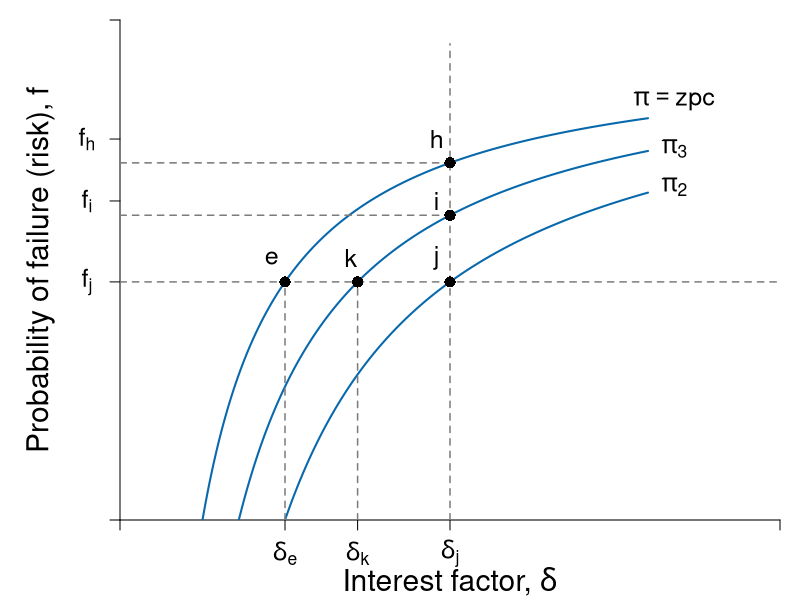

Reproduce this figure in R.
#Graph Designer: Simon Halliday, Scott Cohn
#Authors: Bowles and Halliday
#Title: Coordination, Conflict and Competition: A Text in Microeconomics

library(shape)
pdf(file = "credit/new_fig.pdf", width = 8, height = 6)

#Set parameters for graphics
pointsize <- 1.8
axislabelsize <- 1.8
labelsize <- 1.5
namesize <- 1.8
annotatesize <- 1.5
graphlinewidth <- 2
segmentlinewidth <- 1.5

COL <- c("#7fc97f", "#beaed4", "#fdc086", "#ffff99", "#386cb0", "#f0027f", "#bf5b17", "#666666")
COLA <- c("#e0f3db", "#99d8c9","#66c2a4","#41ae76", "#238b45", "#005824")
COLB <- c("#c6dbef", "#4eb3d3", "#2b8cbe", "#0868ac","#084081")
COLC <- c("#fcfbfd", "#efedf5", "#dadaeb", "#bcbddc", "#9e9ac8", "#807dba", "#6a51a3", "#54278f", "#3f007d")
grays <- gray.colors(25, start = 1, end = 0)

#Edited the margins to cater for the larger LHS labels
par(mar =  c(4, 6, 1, 1))

brfFn <- function(delta, q = 1) {
  .5 + (delta / (2 * q)) 
}

PCFn <- function(delta, q = 1) {
  delta/q
}

isoreturnFn <- function(delta, pi=0.125) {
  1 - (pi)/delta
}


yFn <- function(d1, f1, q = 1){
  q*f1*(1 - f1) - d1*(1 - f1)
}

profitFn <- function(d1, q = 1){
  d1/2 - (1/(2*q))*(d1)^2
}

ylow <- function(delta, q = 1, ybar = 0.0625){
  (-sqrt(delta^2 - 2*delta*q + q^2 - 4*q*ybar) + delta + q)/(2*q)
}

yhigh <- function(delta, q = 1, ybar = 0.0625){
  (sqrt(delta^2 - 2*delta*q + q^2 - 4*q*ybar) + delta + q)/(2*q)
}

xlims <- c(0, 1)
ylims <- c(0, 1.05)

npts <- 501 
d1 <- seq(xlims[1], xlims[2], length.out = npts)
f1 <- seq(ylims[1], ylims[2], length.out = npts) 
a <- c(0.0625, 0.125, 0.14)

plot(0, 0, xlim = xlims, ylim = ylims, type = "n",
     xlab = expression(paste("")),
     ylab = expression(paste("")), 
     xaxt = "n", 
     yaxt = "n", 
     cex.lab = axislabelsize, 
     bty = "n", 
     xaxs = "i", 
     yaxs = "i"
)


ticksy <- c(ylims[1],0.5, 0.67, 0.8, ylims[2])
ylabels <- c(NA, NA, NA, NA,NA)
ticksx <- c(xlims[1], 0.25, 0.36, 0.5, xlims[2])
xlabels <- c(NA, NA, NA, NA, NA, NA)

axis(1, at = ticksx, pos = 0, labels = xlabels, cex.axis = labelsize)
axis(2, at = ticksy, pos = 0, labels = ylabels, las = 1, cex.axis = labelsize)

npts <- 503 
xx1 <- seq(xlims[1], 0.8, length.out = npts)
xx2 <- seq(0, 1, length.out = npts)

# xpoly1 <- seq(from = 0.168, to = 0.5, length.out = 500)
# ypoly1 <- ylow(xpoly1)
# ypoly2 <- isoreturnFn(xpoly1)
# polygon(x = c(xpoly1, rev(xpoly1)), y = c(ypoly1, rev(ypoly2)), col = COL[4], density = NULL, border = NA)


#Draw the graphs
#lines(xx1, brfFn(xx1), col = COLA[4], lwd = graphlinewidth)
#lines(xx1, PCFn(xx1), col = COLA[2], lwd = graphlinewidth)
# lines(xx1, isoreturnFn(xx1), col = COLB[4], lwd = graphlinewidth)
# lines(xx1, isoreturnFn(xx1 - 0.2), col = COLB[4], lwd = graphlinewidth)
# lines(0, isoreturnFn(xx2 - 0.4), col = COLB[4], lwd = graphlinewidth)
lines(xx1, isoreturnFn(xx1), col = COLB[4], lwd = graphlinewidth)
lines(xx1, isoreturnFn(xx1, pi = 0.18), col = COLB[4], lwd = graphlinewidth)
lines(xx1, isoreturnFn(xx1, pi = 0.25), col = COLB[4], lwd = graphlinewidth)

#Axis labels
mtext(expression(paste("Interest factor, ", delta)), side = 1, line = 3, cex = axislabelsize)
text(-0.12, 0.5*(ylims[2]), expression(paste("Probability of failure (risk), ", f)), xpd = TRUE, cex = axislabelsize, srt = 90) 


#contour(d1, f1,
      #  outer(d1, f1, yFn),
      #  drawlabels = FALSE,
      # col = COLA[3],
      #  lwd = graphlinewidth,
      #  levels = a,
      # xaxs = "i",
      # yaxs = "i",
      # add = TRUE)


#segments(0.5, 0, 0.5, brfFn(delta = 0.5), lty = 2, col = grays[20] , lwd = segmentlinewidth)
segments(0, 0.5, 1, 0.5, lty = 2, col = grays[20] , lwd = segmentlinewidth)
segments(0.5, 0, 0.5, 1, lty = 2, col = grays[20] , lwd = segmentlinewidth)
segments(0.36, 0, 0.36, 0.5, lty = 2, col = grays[20] , lwd = segmentlinewidth)
segments(0.25, 0, 0.25, 0.5, lty = 2, col = grays[20] , lwd = segmentlinewidth)
segments(0, 0.75, 0.5, 0.75, lty = 2, col = grays[20] , lwd = segmentlinewidth)
segments(0, 0.64, 0.5, 0.64, lty = 2, col = grays[20] , lwd = segmentlinewidth)


points(0.5, 0.5, pch = 16, col = "black", cex = 1.5)
points(0.25, 0.5, pch = 16, col = "black", cex = 1.5)
points(0.36, 0.5, pch = 16, col = "black", cex = 1.5)
points(0.5, 0.64, pch = 16, col = "black", cex = 1.5)
points(0.5, 0.75, pch = 16, col = "black", cex = 1.5)


text(0.23, 0.55, expression(paste(e)), cex = labelsize, xpd = TRUE)
text(0.35, 0.55, expression(paste(k)), cex = labelsize, xpd = TRUE)
text(0.48, 0.55, expression(paste(j)), cex = labelsize, xpd = TRUE)
text(0.48, 0.67, expression(paste(i)), cex = labelsize, xpd = TRUE)
text(0.48, 0.8, expression(paste(h)), cex = labelsize, xpd = TRUE)

text(-0.05, 0.5, expression(paste(f[j])), cex = labelsize, xpd = TRUE)
text(-0.05, 0.67, expression(paste(f[i])), cex = labelsize, xpd = TRUE)
text(-0.05, 0.8, expression(paste(f[h])), cex = labelsize, xpd = TRUE)
text(0.25, -0.07, expression(paste(delta[e])), cex = labelsize, xpd = TRUE)
text(0.36, -0.07, expression(paste(delta[k])), cex = labelsize, xpd = TRUE)
text(0.5, -0.07, expression(paste(delta[j])), cex = labelsize, xpd = TRUE)

text(0.84, 0.88, expression(paste(pi == zpc)), cex = labelsize, xpd = TRUE)
text(0.84, 0.78, expression(paste(pi[3])), cex = labelsize, xpd = TRUE)
text(0.84, 0.7, expression(paste(pi[2])), cex = labelsize, xpd = TRUE)



#Annotate points (4,4),(2,8),(8,2) on feasibility frontier
#text(0.5 + 0.015, isoreturnFn(0.5) + 0.04, expression(paste(n)), cex = labelsize)
#points(0.5, isoreturnFn(0.5), pch = 16, col = "black", cex = 1.5)

#text(0.375 + 0.02, 0.6 + 0.03, expression(paste(b)), cex = labelsize)
#points(0.5, brfFn(delta = 0.5), pch = 16, col = "black", cex = 1.5)
#points(0.25, 0.5, pch = 16, col = "black", cex = 1.5)
#points(0.165, 0.25, pch = 16, col = "black", cex = 1.5)



#text(0.62, 1.05, expression(paste("A's best-response function")), cex = labelsize, xpd = TRUE)
#text(0.62, 0.95, expression(paste(f == frac(1,2) + frac(delta, 2*q))), cex = labelsize)

#text(0.64, 0.4, expression(paste("A's participation")), cex = labelsize)
#text(0.64, 0.34, expression(paste("constraint")), cex = labelsize)
#text(0.64, 0.22, expression(paste(f == frac(delta, q))), cex = labelsize)
#Arrows(0.64, 0.44, 0.64, 0.58, col = "black", lty = 1, lwd = 2, arr.type = "triangle", arr.lwd = 0.5)


#text(0.87, 0.6, expression(paste("P's isoprofit curve")), cex = labelsize, xpd = TRUE)
#Arrows(0.87, 0.63, 0.87, 0.82, col = "black", lty = 1, lwd = 2, arr.type = "triangle", arr.lwd = 0.5)

#text(0.3, 0.13, expression(paste("Pareto-improving")), cex = labelsize)
#text(0.3, 0.07, expression(paste("lens")), cex = labelsize)
#Arrows(0.3, 0.18, 0.3, 0.5, col = "black", lty = 1, lwd = 2, arr.type = "triangle", arr.lwd = 0.5)


dev.off()
